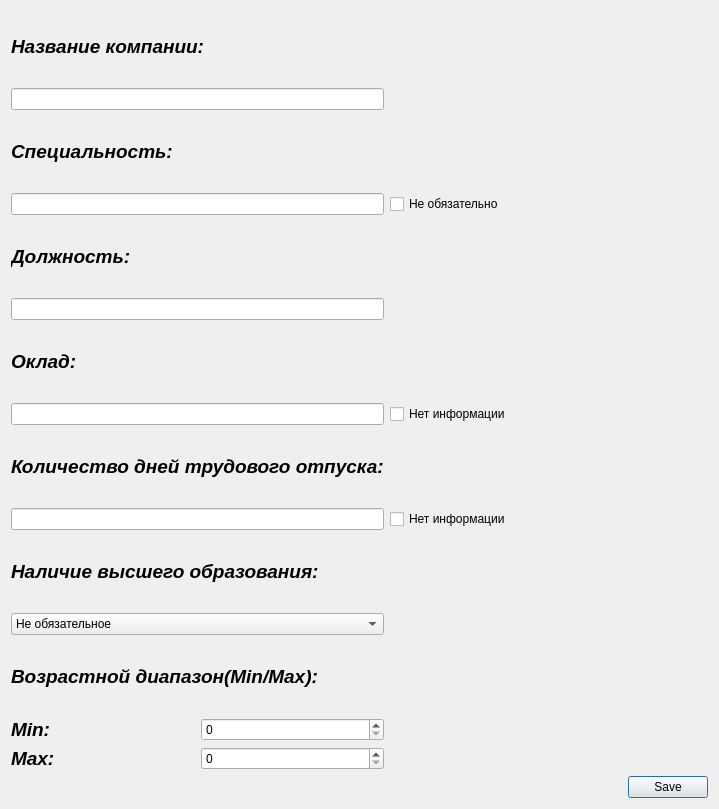
<?xml version="1.0" encoding="UTF-8"?>
<ui version="4.0">
 <class>AddCompany</class>
 <widget class="QWidget" name="AddCompany">
  <property name="windowModality">
   <enum>Qt::ApplicationModal</enum>
  </property>
  <property name="geometry">
   <rect>
    <x>0</x>
    <y>0</y>
    <width>719</width>
    <height>809</height>
   </rect>
  </property>
  <property name="windowTitle">
   <string>Добавление компании</string>
  </property>
  <property name="windowIcon">
   <iconset resource="resourse.qrc">
    <normaloff>:/img/image/1709460043374.png</normaloff>:/img/image/1709460043374.png</iconset>
  </property>
  <layout class="QGridLayout" name="gridLayout">
   <item row="12" column="0" colspan="3">
    <widget class="QLabel" name="label_6">
     <property name="font">
      <font>
       <pointsize>14</pointsize>
       <italic>true</italic>
       <bold>true</bold>
      </font>
     </property>
     <property name="text">
      <string>Возрастной диапазон(Min/Max): </string>
     </property>
    </widget>
   </item>
   <item row="6" column="0" colspan="2">
    <widget class="QLabel" name="label_3">
     <property name="font">
      <font>
       <pointsize>14</pointsize>
       <italic>true</italic>
       <bold>true</bold>
      </font>
     </property>
     <property name="text">
      <string>Оклад:</string>
     </property>
    </widget>
   </item>
   <item row="3" column="2">
    <widget class="QCheckBox" name="specialtyCheck">
     <property name="text">
      <string>Не обязательно</string>
     </property>
    </widget>
   </item>
   <item row="5" column="0" colspan="2">
    <widget class="QLineEdit" name="post"/>
   </item>
   <item row="9" column="2">
    <widget class="QCheckBox" name="holidayCheck">
     <property name="text">
      <string>Нет информации</string>
     </property>
    </widget>
   </item>
   <item row="13" column="1">
    <widget class="QSpinBox" name="minAge"/>
   </item>
   <item row="1" column="0" colspan="2">
    <widget class="QLineEdit" name="companyName"/>
   </item>
   <item row="8" column="0" colspan="2">
    <widget class="QLabel" name="label_4">
     <property name="font">
      <font>
       <pointsize>14</pointsize>
       <italic>true</italic>
       <bold>true</bold>
      </font>
     </property>
     <property name="text">
      <string>Количество дней трудового отпуска:</string>
     </property>
    </widget>
   </item>
   <item row="14" column="1">
    <widget class="QSpinBox" name="maxAge"/>
   </item>
   <item row="0" column="0" colspan="2">
    <widget class="QLabel" name="label">
     <property name="font">
      <font>
       <pointsize>14</pointsize>
       <italic>true</italic>
       <bold>true</bold>
      </font>
     </property>
     <property name="text">
      <string>Название компании:</string>
     </property>
    </widget>
   </item>
   <item row="7" column="2">
    <widget class="QCheckBox" name="moneyCheck">
     <property name="text">
      <string>Нет информации</string>
     </property>
    </widget>
   </item>
   <item row="3" column="0" colspan="2">
    <widget class="QLineEdit" name="specialty"/>
   </item>
   <item row="14" column="0">
    <widget class="QLabel" name="label_8">
     <property name="font">
      <font>
       <pointsize>14</pointsize>
       <italic>true</italic>
       <bold>true</bold>
      </font>
     </property>
     <property name="text">
      <string>Max:</string>
     </property>
    </widget>
   </item>
   <item row="10" column="0" colspan="3">
    <widget class="QLabel" name="label_5">
     <property name="font">
      <font>
       <pointsize>14</pointsize>
       <italic>true</italic>
       <bold>true</bold>
      </font>
     </property>
     <property name="text">
      <string>Наличие высшего образования:</string>
     </property>
    </widget>
   </item>
   <item row="4" column="0">
    <widget class="QLabel" name="label_9">
     <property name="font">
      <font>
       <pointsize>14</pointsize>
       <italic>true</italic>
       <bold>true</bold>
      </font>
     </property>
     <property name="text">
      <string>Должность:</string>
     </property>
    </widget>
   </item>
   <item row="13" column="0">
    <widget class="QLabel" name="label_7">
     <property name="font">
      <font>
       <pointsize>14</pointsize>
       <italic>true</italic>
       <bold>true</bold>
      </font>
     </property>
     <property name="text">
      <string>Min:</string>
     </property>
    </widget>
   </item>
   <item row="9" column="0" colspan="2">
    <widget class="QLineEdit" name="holiday"/>
   </item>
   <item row="7" column="0" colspan="2">
    <widget class="QLineEdit" name="money"/>
   </item>
   <item row="2" column="0" colspan="2">
    <widget class="QLabel" name="label_2">
     <property name="font">
      <font>
       <pointsize>14</pointsize>
       <italic>true</italic>
       <bold>true</bold>
      </font>
     </property>
     <property name="text">
      <string>Cпециальность:</string>
     </property>
    </widget>
   </item>
   <item row="11" column="0" colspan="2">
    <widget class="QComboBox" name="educationBox">
     <item>
      <property name="text">
       <string>Не обязательное</string>
      </property>
     </item>
     <item>
      <property name="text">
       <string>Обязательное</string>
      </property>
     </item>
     <item>
      <property name="text">
       <string>Нет информации</string>
      </property>
     </item>
    </widget>
   </item>
   <item row="15" column="2">
    <widget class="QDialogButtonBox" name="buttonBox">
     <property name="standardButtons">
      <set>QDialogButtonBox::Save</set>
     </property>
    </widget>
   </item>
  </layout>
 </widget>
 <resources>
  <include location="resourse.qrc"/>
 </resources>
 <connections/>
</ui>
